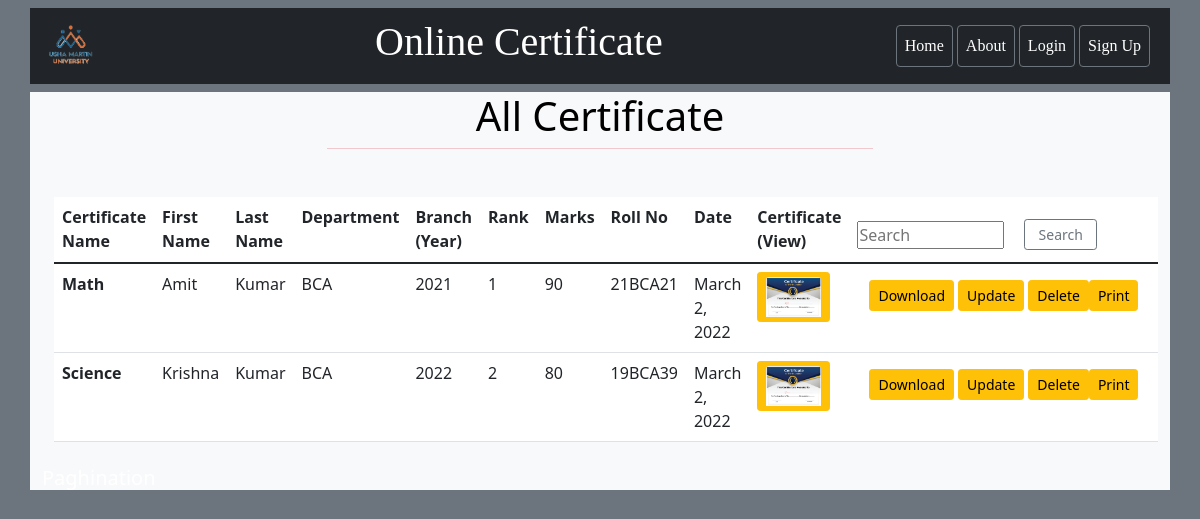
The page /show_student_detail/ on the database its author committed.
### student/models.py (models this page shows)
class certificate_form(models.Model):
    certificate_name=models.CharField(max_length=100)
    std_Fname=models.CharField(max_length=40)
    std_Lname=models.CharField(max_length=40)
    std_department=models.CharField(max_length=100)
    branch_of=models.CharField(max_length=10)
    rank=models.CharField(max_length=10)
    marks=models.CharField(max_length=50)
    std_roll=models.CharField(max_length=8)
    date=models.DateField()
    adminupload=models.FileField(upload_to='studentcertificate_image')
    pdf=models.FileField(upload_to='studentcertificate_PDF')

### student/views.py (the view)
# urls.py: path('show_student_detail/', views.show_student_detail,name="show_student_detail"),
def show_student_detail(request):
    std_all=certificate_form.objects.all()
    return render(request,'student/show_all_student_certificate.html',{'show':std_all})

### student/templates/student/show_all_student_certificate.html (shortened to what this page needs)
{% include 'student/navbar.html' %}
{% load static %}
<!DOCTYPE html>
<html lang="en">
<head>
</head>
<body>
    <div class="container bg-light text-white">
        <div class="container">
            <h5 class="text-black text-center display-6">All Certificate</h5>
            <hr class="w-50 m-auto bg-danger mb-5">
        </div>
        <div class="container mb-4">
            {% if show %}
                <table class="table table-hover bg-white text-capitalize">
                    <thread>
                        <tr>
                            <th>Certificate Name</th>
                            <th>First Name</th>
                            <th>Last Name</th>
                            <th>Department</th>
                            <th>Branch (Year)</th>
                            <th>Rank</th>
                            <th>Marks</th>
                            <th>Roll No</th>
                            <th>Date</th>
                            <th>Certificate (View)</th>
                            <th>
                                <form action="" method="post">
                                    <input type="search" id="gsearch" name="gsearch" placeholder="Search" aria-label="Search" class="mt-3 w-50">
                                    <button type="submit" class="btn btn-outline-secondary btn-sm w-25 mb-1 py-1 ms-3">Search</button>
                                </form>
                            </th>
                        </tr>
                    </thread>
                    <tbody>
                        {% for sh in show%}
                            <tr>
                                <td><b>{{sh.certificate_name}}</b></td>
                                <td>{{sh.std_Fname}}</td>
                                <td>{{sh.std_Lname}}</td>
                                <td>{{sh.std_department}}</td>
                                <td>{{sh.branch_of}}</td>
                                <td>{{sh.rank}}</td>
                                <td>{{sh.marks}}</td>
                                <td>{{sh.std_roll}}</td>
                                <td>{{sh.date}}</td>
                                <td>
                                    <a href="{{sh.adminupload.url}}" class="btn btn-warning btn-sm">
                                        <img src="{{sh.adminupload.url}}" alt="" class="card-img-top" height="40px">
                                    </a>
                                </td>
                                <td>
                                    <div class="container d-flex flex-nowrap mt-2">
                                        <a href="{{sh.pdf.url}}" download class="btn btn-warning btn-sm me-1">Download</a>
                                        <a href="{% url 'update_certificate' sh.certificate_name sh.std_roll %}" class="btn btn-warning btn-sm me-1">Update</a>
                                        <a href="{% url 'delete_certificate' sh.certificate_name sh.std_roll %}" class="btn btn-warning btn-sm">Delete</a>
                                        <a href="{{sh.adminupload.url}}" onclick="window.print()" class="btn btn-warning btn-sm">Print</a>
                                    </div>
                                </td>
                            </tr>
                        {% endfor %}
                    </tbody>
                </table>
            {% else %}
                 <h4 class="text-center alert alert-warning mb-5">No record </h4>
            {% endif %}
        </div>
        <h5 class="mb-5">
        </h5>
    </div>
</body>
</html>

### student/static/student/css/style.css (style rules this page uses)
* { padding: 0px; margin: 0px; box-sizing: border-box; }
body { background-color: #6C757D; }

### rows shown on the page
certificate_form: certificate_name "Math", std_Fname "Amit", std_Lname "Kumar", std_department "BCA", branch_of "2021", rank "1", marks "90", std_roll "21BCA21", date "March 2, 2022", adminupload (picture)
certificate_form: certificate_name "Science", std_Fname "Krishna", std_Lname "Kumar", std_department "BCA", branch_of "2022", rank "2", marks "80", std_roll "19BCA39", date "March 2, 2022", adminupload (picture)
